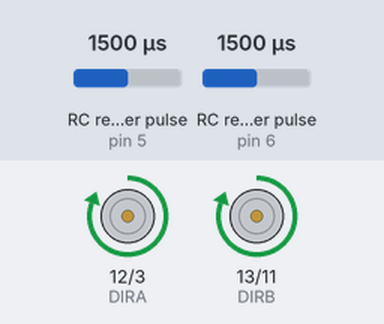
A sketch run on a simulated Arduino Uno, built with avr-gcc and run on an emulated ATmega328P. On the bench: direction and speed pins drawn as motors (green arrow = direction pin HIGH = forward, orange = LOW = backward, longer = more drive). Wiring (inferred from the names in the program): 2 × RC receiver channel: data pin 5 / data pin 6. Inputs (shaded band) come from the test bench; at power-on: RC receiver pulse (sensors on pin 5, pin 6) 1500 µs.

Above: at 1.2 s.
1.3 s: RC receiver pulse (sensor on pin 5) set to 1568 µs
2.8 s: RC receiver pulse (sensor on pin 5) set to 1587 µs
At 3.6 s:
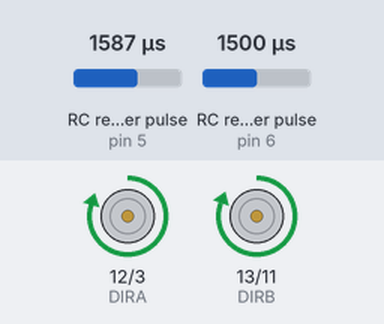
4.4 s: RC receiver pulse (sensor on pin 6) set to 1565 µs
5.9 s: RC receiver pulse (sensor on pin 6) set to 1593 µs
At 6.7 s:
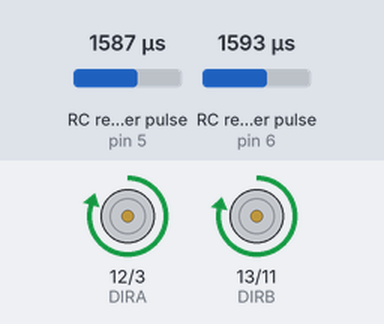
7.5 s: RC receiver pulse (sensor on pin 5) set to 1750 µs
At 8.7 s:
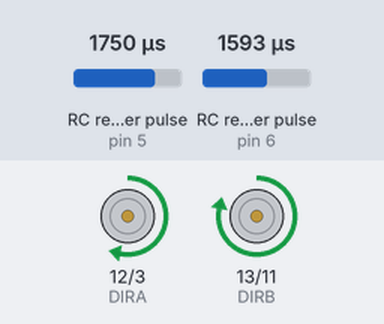
9.0 s: RC receiver pulse (sensor on pin 6) set to 1750 µs
At 10.2 s:
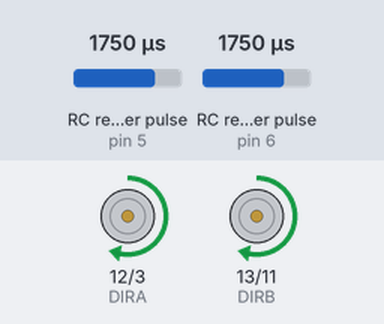
Timing chart, 0 to 11.5 s (numbered marks = the images above; inputs shaded):
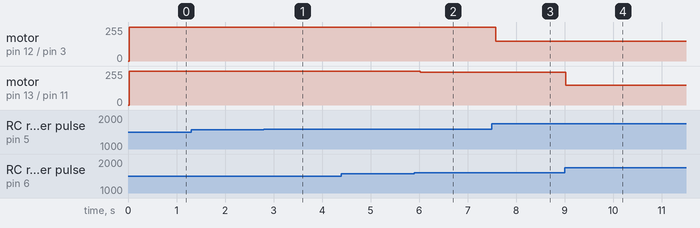

The sketch:

rc_left_right.ino
```cpp
// (licence header left out)
int lctrl_mag; // Here's where we'll keep our channel values
int rctrl_mag;

#define CW 0
#define CCW 1

/* matt reilly and Ben Reilly -- adapt Nick's code
/* to running our ardumoto bots
*/

const byte LCTRL_CHAN = 5;
const byte RCTRL_CHAN = 6;

// motor pins for ardumoto shield
const byte PWMA = 3;
const byte PWMB = 11;
const byte DIRA = 12;
const byte DIRB = 13;

#define LMOTOR 0
#define RMOTOR 1

void setup() {

  pinMode(5, INPUT); // Set our input pins as such
  pinMode(6, INPUT);

  setupArdumoto();
}

byte speed(int mag)
{
  int iret;
  if(mag < 190) {
    iret = (200 - mag) * 6;
  }
  if(mag > 210) {
    iret = (mag - 200) * 6;
  }

  if(iret > 255) return 0xff;
  else return (iret & 0xff);
}

void loop() {

  lctrl_mag = pulseIn(LCTRL_CHAN, HIGH, 25000); // Read the pulse width of
  rctrl_mag = pulseIn(RCTRL_CHAN, HIGH, 25000); // each channel

  // now run the motors...
  lctrl_mag = lctrl_mag / 10;
  rctrl_mag = rctrl_mag / 10;

  if(lctrl_mag < 190) {
    driveArdumoto(LMOTOR, CCW, speed(lctrl_mag));
  }
  else if (lctrl_mag > 210) {
    driveArdumoto(LMOTOR, CW, speed(lctrl_mag));
  }
  else {
    stopArdumoto(LMOTOR);
  }

  if(rctrl_mag < 190) {
    driveArdumoto(RMOTOR, CCW, speed(rctrl_mag));
  }
  else if(rctrl_mag > 210) {
    driveArdumoto(RMOTOR, CW, speed(rctrl_mag));
  }
  else {
    stopArdumoto(RMOTOR);
  }

  delay(100); // I put this here just to make the terminal
              // window happier
}

void driveArdumoto(byte motor, byte dir, byte spd)
{
    if(motor == LMOTOR) {
      digitalWrite(DIRA, dir);
      analogWrite(PWMA, spd);
    }
    else if(motor == RMOTOR) {
      digitalWrite(DIRB, dir);
      analogWrite(PWMB, spd);
    }
}

void stopArdumoto(byte motor)
{
  driveArdumoto(motor, 0, 0);
}


// setupArdumoto initialize all pins
void setupArdumoto()
{
  // All pins should be setup as outputs:
  pinMode(PWMA, OUTPUT);
  pinMode(PWMB, OUTPUT);
  pinMode(DIRA, OUTPUT);
  pinMode(DIRB, OUTPUT);

  // Initialize all pins as low:
  digitalWrite(PWMA, LOW);
  digitalWrite(PWMB, LOW);
  digitalWrite(DIRA, LOW);
  digitalWrite(DIRB, LOW);
}
```

Measured:
- after the input at 1.3 s, every drawn part: stays the same
- after the input at 2.8 s, motor on pin 12 (DIRA) / pin 3 (PWMA): forward 255/255 → forward 252/255 after 0.10 s
- after the input at 4.4 s, every drawn part: stays the same
- after the input at 5.9 s, motor on pin 13 (DIRB) / pin 11 (PWMB): forward 255/255 → forward 246/255 after 0.12 s
- after the input at 7.5 s, motor on pin 12 (DIRA) / pin 3 (PWMA): forward 252/255 → forward 150/255 after 0.08 s
- after the input at 9.0 s, motor on pin 13 (DIRB) / pin 11 (PWMB): forward 246/255 → forward 150/255 at once
